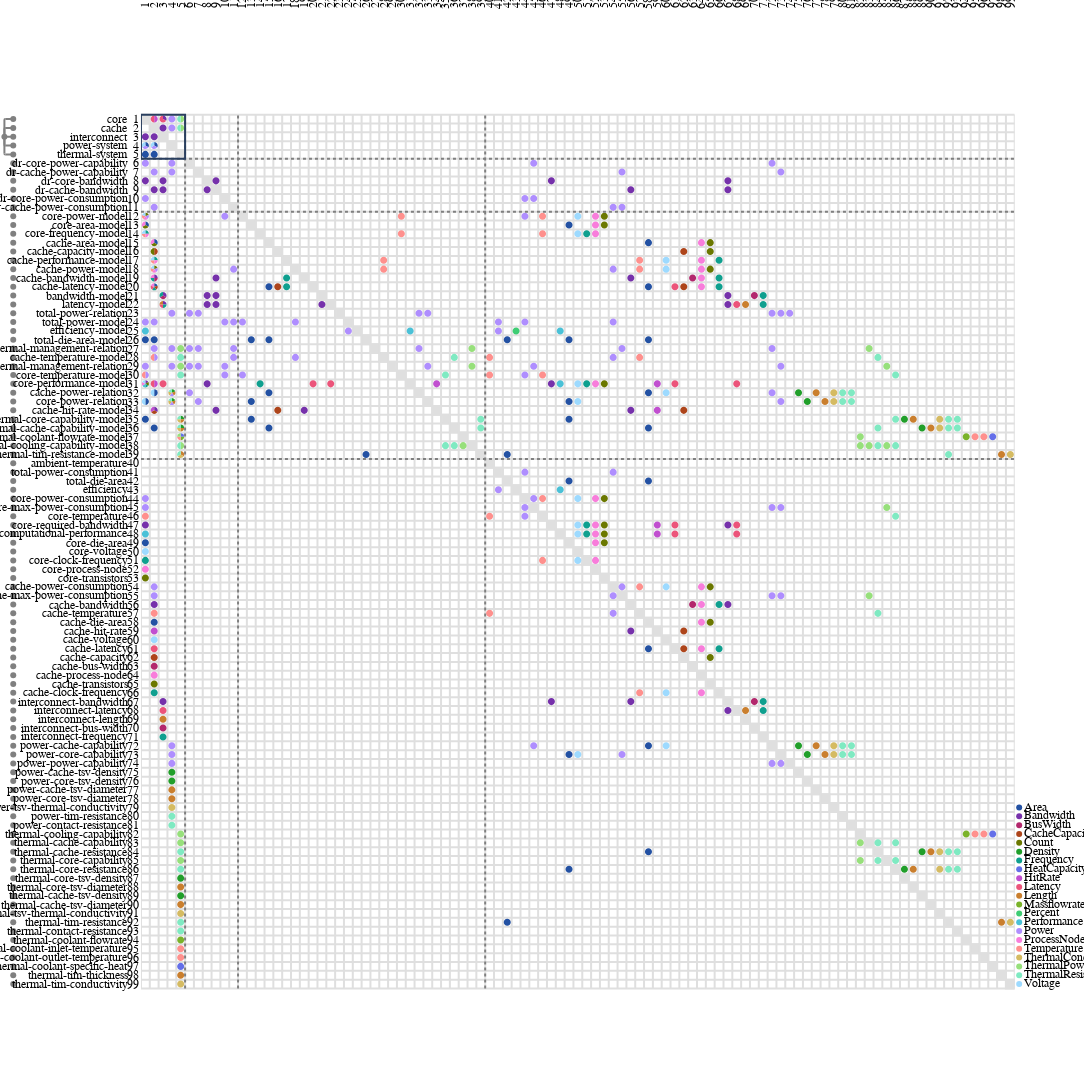

Here is the notebook cell this chart was saved with:
### Code cell
# from ragraph.plot.generic import Style as RaGraphStyle

# style = raesl.plot.Style(
#     ragraph=RaGraphStyle(
#         piemap=dict(
#             display="labels",
#             mode="relative",
#             highlight_row_annotation="row",
#             highlight_row_color="rgba(255,0,0,0.5)",
#         ),
#     )
# )

# parents = {
#     "world.core": "rgba(255,0,0,0.3)",
#     "world.cache": "rgba(0,255,0,0.3)",
#     "world.interconnect": "rgba(0,0,255,0.3)",
#     "world.power": "rgba(255,255,0,0.3)",
#     "world.thermal": "rgba(0,255,255,0.3)",
# };

# for node in graph.nodes:
#     for parent, color in parents.items():
#         if node.name.startswith(parent):
#             break

#     if node.name.startswith(parent):
#         node.annotations.row = color

figure = raesl.plot.mdm(
    graph,
    # node_kinds=["component", "variable", "function_spec", "design_spec", "relation_spec"],
    # edge_kinds=["functional_dependency", "mapping_dependency"],
    depth=4,
    # style=style,
)

figure.show()
